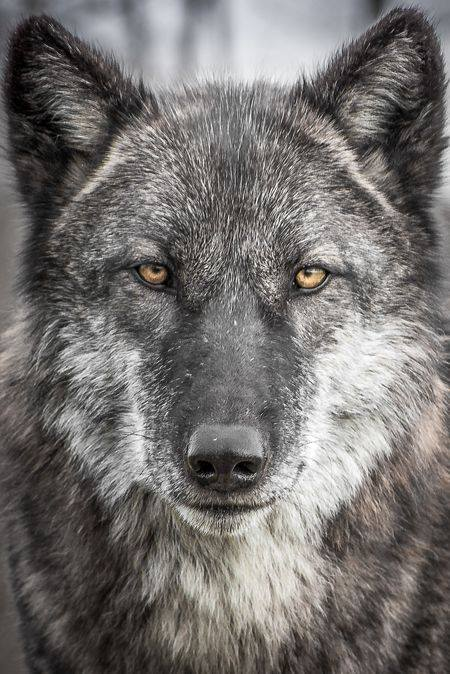
//> input picture graywolf.jpg, 450 x 674 px
$ ./trab   (built with g++ and OpenCV 4)
//> lines starting //> are read from the running program, lines starting //| are printed output that depends on the picture
#include <iostream>
#include <opencv2/opencv.hpp>
#include <cv.h>
#include <highgui.h>
#include "opencv2/highgui/highgui.hpp"
#include "opencv2/imgproc/imgproc.hpp"

using namespace std;
using namespace cv;

int main(){
	Mat image;
	image = imread("graywolf.jpg",1);
//> image is the input picture: 674 rows x 450 cols, CV_8UC3; mean B, G, R 110.4, 112.4, 115.8
	if(!image.data)
	cout << "nao abriu graywolf.jpg" << endl;
	vector<Mat> planes;
	Mat histR, histG, histB;
	int nbins = 256;
	float range[] = {0, 256};
	const float *histrange = { range };
	bool uniform = true;
	bool acummulate = false;
	int histw = nbins, histh = nbins/2;
	Mat histImgR(histh, histw, CV_8UC3, Scalar(0,0,0));
	Mat histImgG(histh, histw, CV_8UC3, Scalar(0,0,0));
	Mat histImgB(histh, histw, CV_8UC3, Scalar(0,0,0));
    split (image, planes);
	calcHist(&planes[0], 1, 0, Mat(), histR, 1,
             &nbins, &histrange,
             uniform, acummulate);
//> histR = 256 values, max 2314 at index 77, min 37 at index 254, mean 1184.8
    calcHist(&planes[1], 1, 0, Mat(), histG, 1,
             &nbins, &histrange,
             uniform, acummulate);
//> histG = 256 values, max 2294 at index 75, min 43 at index 253, mean 1184.8
    calcHist(&planes[2], 1, 0, Mat(), histB, 1,
             &nbins, &histrange,
             uniform, acummulate);
//> histB = 256 values, max 2250 at index 81, min 36 at index 253, mean 1184.8
	int hist_w = 512;
	int p_i = cvRound( (double) hist_w/nbins);

	Mat histImage( histh, hist_w, CV_8UC3, Scalar( 0,0,0) );
    normalize(histR, histR, 0, histImgR.rows, NORM_MINMAX, -1, Mat());
//> histR = 256 values, max 128 at index 77, min 0 at index 254, mean 64.52
    normalize(histG, histG, 0, histImgG.rows, NORM_MINMAX, -1, Mat());
//> histG = 256 values, max 128 at index 75, min 0 at index 253, mean 64.92
    normalize(histB, histB, 0, histImgB.rows, NORM_MINMAX, -1, Mat());
//> histB = 256 values, max 128 at index 81, min 0 at index 253, mean 66.41

    for(int i=0; i<nbins; i++){
      line(histImgR,
           Point(p_i*(i-1), histh-cvRound(histR.at<float>(i-1))),
           Point(p_i*(i), histh-cvRound(histR.at<float>(i))),
           Scalar(0, 0, 255), 1, 8, 0);
      line(histImgG,
           Point(p_i*(i-1), histh-cvRound(histR.at<float>(i-1))),
           Point(p_i*(i), histh-cvRound(histG.at<float>(i))),
           Scalar(0, 255, 0), 1, 8, 0);
      line(histImgB,
           Point(p_i*(i-1), histh-cvRound(histR.at<float>(i-1))),
           Point(p_i*(i), histh-cvRound(histB.at<float>(i))),
           Scalar(255, 0, 0), 1, 8, 0);
    }
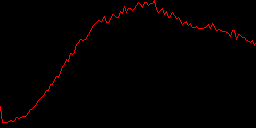
//> histImgR: 128 rows x 256 cols, CV_8UC3; mean B, G, R 0, 0, 3.1
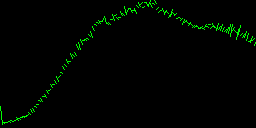
//> histImgG: 128 rows x 256 cols, CV_8UC3; mean B, G, R 0, 4.2, 0
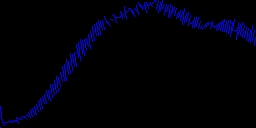
//> histImgB: 128 rows x 256 cols, CV_8UC3; mean B, G, R 8.8, 0, 0
	namedWindow("janela",WINDOW_AUTOSIZE);
    imshow("janela", image);
	namedWindow("Histogram Red",WINDOW_AUTOSIZE);
	imshow("Histogram Red", histImgR);
	namedWindow("Histogram Green",WINDOW_AUTOSIZE);
	imshow("Histogram Green", histImgG);
	namedWindow("Histogram Blue",WINDOW_AUTOSIZE);
	imshow("Histogram Blue", histImgB);
	waitKey(0);
	return 0;
}
